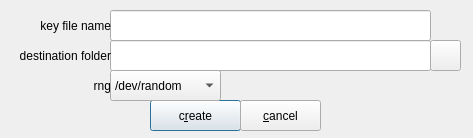
<?xml version="1.0" encoding="UTF-8"?>
<ui version="4.0">
 <class>createkeyfile</class>
 <widget class="QWidget" name="createkeyfile">
  <property name="windowModality">
   <enum>Qt::ApplicationModal</enum>
  </property>
  <property name="geometry">
   <rect>
    <x>0</x>
    <y>0</y>
    <width>473</width>
    <height>138</height>
   </rect>
  </property>
  <property name="windowTitle">
   <string>create a key file</string>
  </property>
  <widget class="QLineEdit" name="lineEditFileName">
   <property name="geometry">
    <rect>
     <x>110</x>
     <y>10</y>
     <width>321</width>
     <height>31</height>
    </rect>
   </property>
  </widget>
  <widget class="QLabel" name="label">
   <property name="geometry">
    <rect>
     <x>20</x>
     <y>10</y>
     <width>91</width>
     <height>31</height>
    </rect>
   </property>
   <property name="text">
    <string>key file name</string>
   </property>
   <property name="alignment">
    <set>Qt::AlignRight|Qt::AlignTrailing|Qt::AlignVCenter</set>
   </property>
  </widget>
  <widget class="QLineEdit" name="lineEditPath">
   <property name="geometry">
    <rect>
     <x>110</x>
     <y>40</y>
     <width>321</width>
     <height>31</height>
    </rect>
   </property>
   <property name="toolTip">
    <string>path to a folder to create a key in</string>
   </property>
  </widget>
  <widget class="QPushButton" name="pbOpenFolder">
   <property name="geometry">
    <rect>
     <x>430</x>
     <y>40</y>
     <width>31</width>
     <height>31</height>
    </rect>
   </property>
   <property name="toolTip">
    <string>open a folder a key file will be created in</string>
   </property>
   <property name="text">
    <string/>
   </property>
  </widget>
  <widget class="QPushButton" name="pbCreate">
   <property name="geometry">
    <rect>
     <x>150</x>
     <y>100</y>
     <width>91</width>
     <height>31</height>
    </rect>
   </property>
   <property name="text">
    <string>c&amp;reate</string>
   </property>
   <property name="autoDefault">
    <bool>false</bool>
   </property>
   <property name="default">
    <bool>true</bool>
   </property>
  </widget>
  <widget class="QPushButton" name="pbCancel">
   <property name="geometry">
    <rect>
     <x>240</x>
     <y>100</y>
     <width>81</width>
     <height>31</height>
    </rect>
   </property>
   <property name="text">
    <string>&amp;cancel</string>
   </property>
   <property name="autoDefault">
    <bool>false</bool>
   </property>
   <property name="default">
    <bool>false</bool>
   </property>
  </widget>
  <widget class="QLabel" name="label_2">
   <property name="geometry">
    <rect>
     <x>0</x>
     <y>40</y>
     <width>111</width>
     <height>31</height>
    </rect>
   </property>
   <property name="text">
    <string>destination folder</string>
   </property>
   <property name="alignment">
    <set>Qt::AlignRight|Qt::AlignTrailing|Qt::AlignVCenter</set>
   </property>
  </widget>
  <widget class="QLabel" name="labelRNG">
   <property name="geometry">
    <rect>
     <x>10</x>
     <y>70</y>
     <width>101</width>
     <height>31</height>
    </rect>
   </property>
   <property name="text">
    <string>rng</string>
   </property>
   <property name="alignment">
    <set>Qt::AlignRight|Qt::AlignTrailing|Qt::AlignVCenter</set>
   </property>
  </widget>
  <widget class="QComboBox" name="comboBoxRNG">
   <property name="geometry">
    <rect>
     <x>110</x>
     <y>70</y>
     <width>111</width>
     <height>31</height>
    </rect>
   </property>
   <item>
    <property name="text">
     <string>/dev/random</string>
    </property>
   </item>
   <item>
    <property name="text">
     <string>/dev/urandom</string>
    </property>
   </item>
  </widget>
 </widget>
 <resources/>
 <connections/>
</ui>
